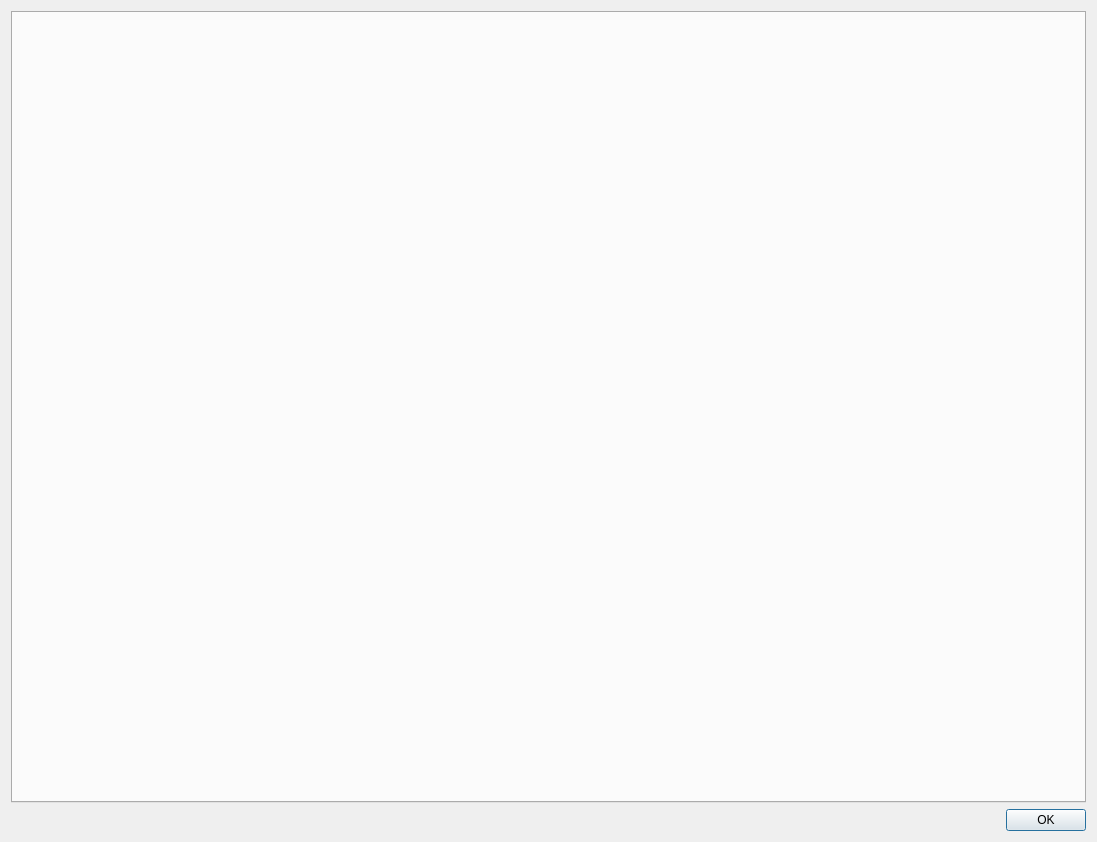
<?xml version="1.0" encoding="UTF-8"?>
<ui version="4.0">
 <class>Dialog_diagnosis</class>
 <widget class="QDialog" name="Dialog_diagnosis">
  <property name="geometry">
   <rect>
    <x>0</x>
    <y>0</y>
    <width>1097</width>
    <height>842</height>
   </rect>
  </property>
  <property name="windowTitle">
   <string>診察資料</string>
  </property>
  <layout class="QVBoxLayout" name="verticalLayout">
   <item>
    <layout class="QGridLayout" name="gridLayout">
     <item row="0" column="0">
      <widget class="QTabWidget" name="tabWidget_diagnosis"/>
     </item>
    </layout>
   </item>
   <item>
    <widget class="QDialogButtonBox" name="buttonBox">
     <property name="orientation">
      <enum>Qt::Horizontal</enum>
     </property>
     <property name="standardButtons">
      <set>QDialogButtonBox::Ok</set>
     </property>
    </widget>
   </item>
  </layout>
 </widget>
 <resources/>
 <connections>
  <connection>
   <sender>buttonBox</sender>
   <signal>accepted()</signal>
   <receiver>Dialog_diagnosis</receiver>
   <slot>accept()</slot>
   <hints>
    <hint type="sourcelabel">
     <x>248</x>
     <y>254</y>
    </hint>
    <hint type="destinationlabel">
     <x>157</x>
     <y>274</y>
    </hint>
   </hints>
  </connection>
  <connection>
   <sender>buttonBox</sender>
   <signal>rejected()</signal>
   <receiver>Dialog_diagnosis</receiver>
   <slot>reject()</slot>
   <hints>
    <hint type="sourcelabel">
     <x>316</x>
     <y>260</y>
    </hint>
    <hint type="destinationlabel">
     <x>286</x>
     <y>274</y>
    </hint>
   </hints>
  </connection>
 </connections>
</ui>
